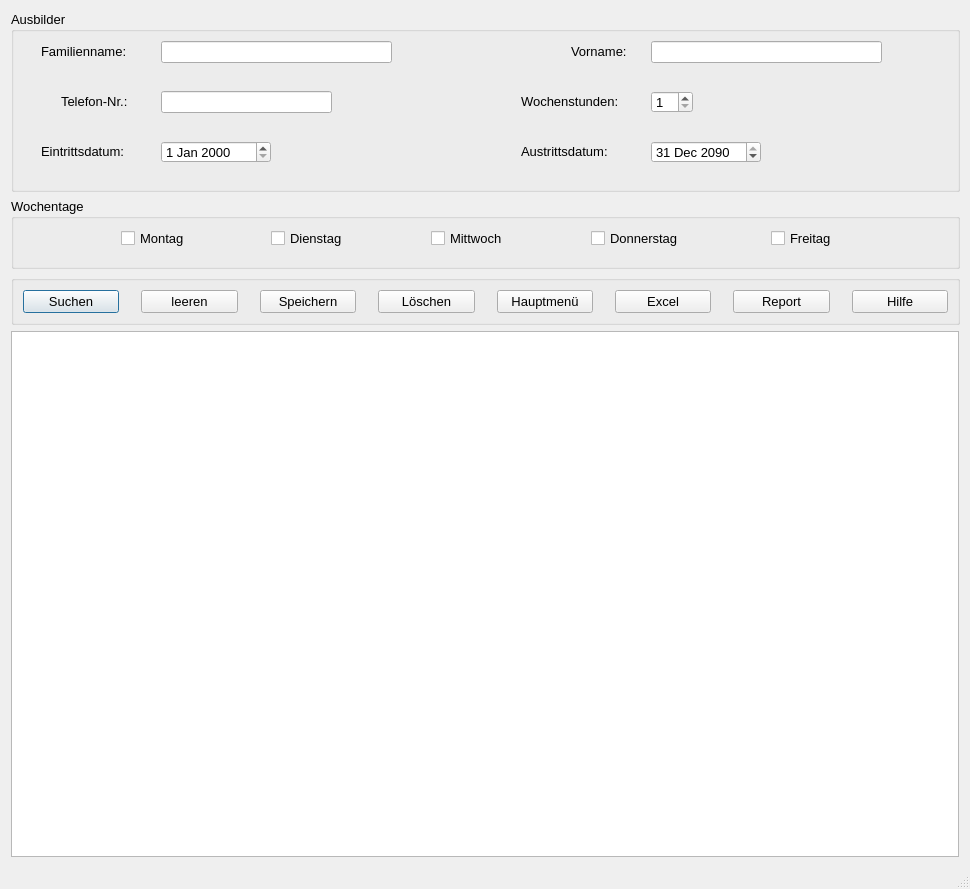
<?xml version="1.0" encoding="UTF-8"?>
<ui version="4.0">
 <class>Ausbilder</class>
 <widget class="QDialog" name="Ausbilder">
  <property name="geometry">
   <rect>
    <x>0</x>
    <y>0</y>
    <width>970</width>
    <height>889</height>
   </rect>
  </property>
  <property name="minimumSize">
   <size>
    <width>970</width>
    <height>889</height>
   </size>
  </property>
  <property name="font">
   <font>
    <pointsize>10</pointsize>
   </font>
  </property>
  <property name="windowTitle">
   <string>Ausbilder</string>
  </property>
  <property name="sizeGripEnabled">
   <bool>true</bool>
  </property>
  <layout class="QVBoxLayout" name="verticalLayout">
   <item>
    <widget class="QGroupBox" name="groupBox">
     <property name="sizePolicy">
      <sizepolicy hsizetype="Fixed" vsizetype="Fixed">
       <horstretch>0</horstretch>
       <verstretch>0</verstretch>
      </sizepolicy>
     </property>
     <property name="minimumSize">
      <size>
       <width>949</width>
       <height>181</height>
      </size>
     </property>
     <property name="title">
      <string>Ausbilder</string>
     </property>
     <property name="flat">
      <bool>false</bool>
     </property>
     <widget class="QLabel" name="l_Familienname">
      <property name="geometry">
       <rect>
        <x>30</x>
        <y>30</y>
        <width>121</width>
        <height>21</height>
       </rect>
      </property>
      <property name="text">
       <string>Familienname:</string>
      </property>
     </widget>
     <widget class="QLineEdit" name="le_Familienname">
      <property name="geometry">
       <rect>
        <x>150</x>
        <y>30</y>
        <width>231</width>
        <height>22</height>
       </rect>
      </property>
     </widget>
     <widget class="QLineEdit" name="le_Telefon">
      <property name="geometry">
       <rect>
        <x>150</x>
        <y>80</y>
        <width>171</width>
        <height>22</height>
       </rect>
      </property>
     </widget>
     <widget class="QLabel" name="l_Telefon">
      <property name="geometry">
       <rect>
        <x>50</x>
        <y>80</y>
        <width>91</width>
        <height>21</height>
       </rect>
      </property>
      <property name="text">
       <string>Telefon-Nr.:</string>
      </property>
     </widget>
     <widget class="QLabel" name="l_Eintrittsdatum">
      <property name="geometry">
       <rect>
        <x>30</x>
        <y>130</y>
        <width>111</width>
        <height>21</height>
       </rect>
      </property>
      <property name="text">
       <string>Eintrittsdatum:</string>
      </property>
     </widget>
     <widget class="QLineEdit" name="le_Vorname">
      <property name="geometry">
       <rect>
        <x>640</x>
        <y>30</y>
        <width>231</width>
        <height>22</height>
       </rect>
      </property>
     </widget>
     <widget class="QLabel" name="l_Vorname">
      <property name="geometry">
       <rect>
        <x>560</x>
        <y>30</y>
        <width>71</width>
        <height>21</height>
       </rect>
      </property>
      <property name="text">
       <string>Vorname:</string>
      </property>
     </widget>
     <widget class="QLabel" name="l_Austrittsdatum">
      <property name="geometry">
       <rect>
        <x>510</x>
        <y>130</y>
        <width>121</width>
        <height>21</height>
       </rect>
      </property>
      <property name="text">
       <string>Austrittsdatum:</string>
      </property>
     </widget>
     <widget class="QSpinBox" name="sb_Wochenstunden">
      <property name="geometry">
       <rect>
        <x>640</x>
        <y>80</y>
        <width>42</width>
        <height>22</height>
       </rect>
      </property>
      <property name="minimum">
       <number>1</number>
      </property>
      <property name="maximum">
       <number>50</number>
      </property>
     </widget>
     <widget class="QLabel" name="l_Wochenstunden">
      <property name="geometry">
       <rect>
        <x>510</x>
        <y>80</y>
        <width>131</width>
        <height>21</height>
       </rect>
      </property>
      <property name="text">
       <string>Wochenstunden:</string>
      </property>
     </widget>
     <widget class="QDateEdit" name="de_Eintritt">
      <property name="geometry">
       <rect>
        <x>150</x>
        <y>130</y>
        <width>110</width>
        <height>22</height>
       </rect>
      </property>
     </widget>
     <widget class="QDateEdit" name="de_Austritt">
      <property name="geometry">
       <rect>
        <x>640</x>
        <y>130</y>
        <width>110</width>
        <height>22</height>
       </rect>
      </property>
      <property name="dateTime">
       <datetime>
        <hour>0</hour>
        <minute>0</minute>
        <second>0</second>
        <year>2090</year>
        <month>12</month>
        <day>31</day>
       </datetime>
      </property>
      <property name="maximumDateTime">
       <datetime>
        <hour>23</hour>
        <minute>59</minute>
        <second>59</second>
        <year>2090</year>
        <month>12</month>
        <day>31</day>
       </datetime>
      </property>
     </widget>
    </widget>
   </item>
   <item>
    <widget class="QGroupBox" name="groupBox_2">
     <property name="sizePolicy">
      <sizepolicy hsizetype="Fixed" vsizetype="Fixed">
       <horstretch>0</horstretch>
       <verstretch>0</verstretch>
      </sizepolicy>
     </property>
     <property name="minimumSize">
      <size>
       <width>949</width>
       <height>71</height>
      </size>
     </property>
     <property name="title">
      <string>Wochentage</string>
     </property>
     <property name="flat">
      <bool>false</bool>
     </property>
     <widget class="QCheckBox" name="cb_montag">
      <property name="geometry">
       <rect>
        <x>110</x>
        <y>30</y>
        <width>81</width>
        <height>20</height>
       </rect>
      </property>
      <property name="text">
       <string>Montag</string>
      </property>
     </widget>
     <widget class="QCheckBox" name="cb_Dienstag">
      <property name="geometry">
       <rect>
        <x>260</x>
        <y>30</y>
        <width>91</width>
        <height>20</height>
       </rect>
      </property>
      <property name="text">
       <string>Dienstag</string>
      </property>
     </widget>
     <widget class="QCheckBox" name="cb_Mittwoch">
      <property name="geometry">
       <rect>
        <x>420</x>
        <y>30</y>
        <width>91</width>
        <height>20</height>
       </rect>
      </property>
      <property name="text">
       <string>Mittwoch</string>
      </property>
     </widget>
     <widget class="QCheckBox" name="cb_Donnerstag">
      <property name="geometry">
       <rect>
        <x>580</x>
        <y>30</y>
        <width>121</width>
        <height>20</height>
       </rect>
      </property>
      <property name="text">
       <string>Donnerstag</string>
      </property>
     </widget>
     <widget class="QCheckBox" name="cb_Freitag">
      <property name="geometry">
       <rect>
        <x>760</x>
        <y>30</y>
        <width>81</width>
        <height>20</height>
       </rect>
      </property>
      <property name="text">
       <string>Freitag</string>
      </property>
     </widget>
    </widget>
   </item>
   <item>
    <widget class="QGroupBox" name="groupBox_3">
     <property name="sizePolicy">
      <sizepolicy hsizetype="Fixed" vsizetype="Fixed">
       <horstretch>0</horstretch>
       <verstretch>0</verstretch>
      </sizepolicy>
     </property>
     <property name="minimumSize">
      <size>
       <width>949</width>
       <height>30</height>
      </size>
     </property>
     <property name="title">
      <string/>
     </property>
     <layout class="QHBoxLayout" name="horizontalLayout_2">
      <item>
       <layout class="QHBoxLayout" name="horizontalLayout">
        <property name="spacing">
         <number>22</number>
        </property>
        <item>
         <widget class="QPushButton" name="pb_suchen">
          <property name="text">
           <string>Suchen</string>
          </property>
          <property name="icon">
           <iconset>
            <normaloff>../../_Symbole/UsedSymbols/searchmagnifierinterfacesymbol1_79893.ico</normaloff>../../_Symbole/UsedSymbols/searchmagnifierinterfacesymbol1_79893.ico</iconset>
          </property>
         </widget>
        </item>
        <item>
         <widget class="QPushButton" name="pb_leeren">
          <property name="text">
           <string>leeren</string>
          </property>
          <property name="icon">
           <iconset>
            <normaloff>../../_Symbole/UsedSymbols/-clear_90704.ico</normaloff>../../_Symbole/UsedSymbols/-clear_90704.ico</iconset>
          </property>
         </widget>
        </item>
        <item>
         <widget class="QPushButton" name="pb_Speichern">
          <property name="text">
           <string>Speichern</string>
          </property>
          <property name="icon">
           <iconset>
            <normaloff>../../_Symbole/UsedSymbols/save_3621.ico</normaloff>../../_Symbole/UsedSymbols/save_3621.ico</iconset>
          </property>
         </widget>
        </item>
        <item>
         <widget class="QPushButton" name="pb_Loeschen">
          <property name="text">
           <string>Löschen</string>
          </property>
          <property name="icon">
           <iconset>
            <normaloff>../../_Symbole/UsedSymbols/seo-social-web-network-internet_262_icon-icons.com_61518.ico</normaloff>../../_Symbole/UsedSymbols/seo-social-web-network-internet_262_icon-icons.com_61518.ico</iconset>
          </property>
         </widget>
        </item>
        <item>
         <widget class="QPushButton" name="pb_Abbrechen">
          <property name="minimumSize">
           <size>
            <width>0</width>
            <height>0</height>
           </size>
          </property>
          <property name="text">
           <string>Hauptmenü</string>
          </property>
          <property name="icon">
           <iconset>
            <normaloff>../../_Symbole/UsedSymbols/log-out_icon-icons.com_50106.ico</normaloff>../../_Symbole/UsedSymbols/log-out_icon-icons.com_50106.ico</iconset>
          </property>
         </widget>
        </item>
        <item>
         <widget class="QPushButton" name="pb_excel">
          <property name="text">
           <string>Excel</string>
          </property>
          <property name="icon">
           <iconset>
            <normaloff>../../_Symbole/UsedSymbols/microsoft_excel_icon_132212.ico</normaloff>../../_Symbole/UsedSymbols/microsoft_excel_icon_132212.ico</iconset>
          </property>
         </widget>
        </item>
        <item>
         <widget class="QPushButton" name="pb_report">
          <property name="text">
           <string>Report</string>
          </property>
          <property name="icon">
           <iconset>
            <normaloff>../../_Symbole/UsedSymbols/reporting_noun_report_document_file_icon_148360.ico</normaloff>../../_Symbole/UsedSymbols/reporting_noun_report_document_file_icon_148360.ico</iconset>
          </property>
         </widget>
        </item>
        <item>
         <widget class="QPushButton" name="pb_Hilfe">
          <property name="text">
           <string>Hilfe</string>
          </property>
          <property name="icon">
           <iconset>
            <normaloff>../../_Symbole/UsedSymbols/info_13213.ico</normaloff>../../_Symbole/UsedSymbols/info_13213.ico</iconset>
          </property>
         </widget>
        </item>
       </layout>
      </item>
     </layout>
    </widget>
   </item>
   <item>
    <widget class="QTableWidget" name="tw_anzeige">
     <property name="sizeAdjustPolicy">
      <enum>QAbstractScrollArea::AdjustIgnored</enum>
     </property>
     <property name="editTriggers">
      <set>QAbstractItemView::NoEditTriggers</set>
     </property>
     <property name="alternatingRowColors">
      <bool>true</bool>
     </property>
     <attribute name="verticalHeaderVisible">
      <bool>true</bool>
     </attribute>
    </widget>
   </item>
   <item>
    <widget class="QLabel" name="lab_INFO">
     <property name="font">
      <font>
       <pointsize>10</pointsize>
      </font>
     </property>
     <property name="text">
      <string/>
     </property>
    </widget>
   </item>
  </layout>
 </widget>
 <tabstops>
  <tabstop>le_Familienname</tabstop>
  <tabstop>le_Vorname</tabstop>
  <tabstop>le_Telefon</tabstop>
  <tabstop>sb_Wochenstunden</tabstop>
  <tabstop>de_Eintritt</tabstop>
  <tabstop>de_Austritt</tabstop>
  <tabstop>cb_montag</tabstop>
  <tabstop>cb_Dienstag</tabstop>
  <tabstop>cb_Mittwoch</tabstop>
  <tabstop>cb_Donnerstag</tabstop>
  <tabstop>cb_Freitag</tabstop>
  <tabstop>pb_suchen</tabstop>
  <tabstop>pb_Speichern</tabstop>
  <tabstop>pb_Loeschen</tabstop>
  <tabstop>pb_Abbrechen</tabstop>
  <tabstop>pb_excel</tabstop>
  <tabstop>pb_report</tabstop>
  <tabstop>pb_Hilfe</tabstop>
  <tabstop>tw_anzeige</tabstop>
 </tabstops>
 <resources/>
 <connections/>
</ui>
